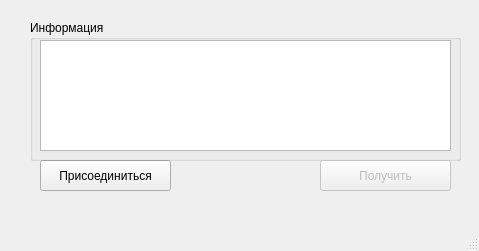
<?xml version="1.0" encoding="UTF-8"?>
<ui version="4.0">
 <class>MainWindow</class>
 <widget class="QMainWindow" name="MainWindow">
  <property name="geometry">
   <rect>
    <x>0</x>
    <y>0</y>
    <width>479</width>
    <height>251</height>
   </rect>
  </property>
  <property name="windowTitle">
   <string>MainWindow</string>
  </property>
  <widget class="QWidget" name="centralwidget">
   <widget class="QPushButton" name="connect_button">
    <property name="geometry">
     <rect>
      <x>40</x>
      <y>160</y>
      <width>131</width>
      <height>31</height>
     </rect>
    </property>
    <property name="text">
     <string>Присоединиться</string>
    </property>
   </widget>
   <widget class="QGroupBox" name="groupBox">
    <property name="geometry">
     <rect>
      <x>30</x>
      <y>20</y>
      <width>431</width>
      <height>141</height>
     </rect>
    </property>
    <property name="title">
     <string>Информация</string>
    </property>
    <widget class="QTableView" name="tableView">
     <property name="geometry">
      <rect>
       <x>10</x>
       <y>20</y>
       <width>411</width>
       <height>111</height>
      </rect>
     </property>
    </widget>
   </widget>
   <widget class="QPushButton" name="pushButton">
    <property name="enabled">
     <bool>false</bool>
    </property>
    <property name="geometry">
     <rect>
      <x>320</x>
      <y>160</y>
      <width>131</width>
      <height>31</height>
     </rect>
    </property>
    <property name="text">
     <string>Получить</string>
    </property>
   </widget>
  </widget>
  <widget class="QMenuBar" name="menubar">
   <property name="geometry">
    <rect>
     <x>0</x>
     <y>0</y>
     <width>479</width>
     <height>21</height>
    </rect>
   </property>
  </widget>
  <widget class="QStatusBar" name="statusbar"/>
 </widget>
 <resources/>
 <connections/>
</ui>
